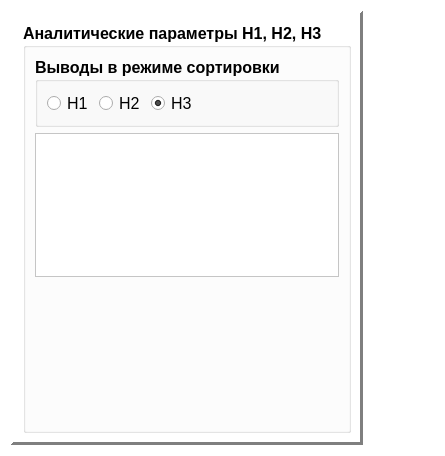
<?xml version="1.0" encoding="UTF-8"?>
<ui version="4.0">
 <class>SPRSettingsFormulaWidget</class>
 <widget class="QWidget" name="SPRSettingsFormulaWidget">
  <property name="geometry">
   <rect>
    <x>0</x>
    <y>0</y>
    <width>445</width>
    <height>456</height>
   </rect>
  </property>
  <property name="maximumSize">
   <size>
    <width>445</width>
    <height>16777215</height>
   </size>
  </property>
  <property name="palette">
   <palette>
    <active>
     <colorrole role="WindowText">
      <brush brushstyle="SolidPattern">
       <color alpha="255">
        <red>0</red>
        <green>0</green>
        <blue>0</blue>
       </color>
      </brush>
     </colorrole>
     <colorrole role="Button">
      <brush brushstyle="SolidPattern">
       <color alpha="255">
        <red>255</red>
        <green>255</green>
        <blue>255</blue>
       </color>
      </brush>
     </colorrole>
     <colorrole role="Light">
      <brush brushstyle="SolidPattern">
       <color alpha="255">
        <red>255</red>
        <green>255</green>
        <blue>255</blue>
       </color>
      </brush>
     </colorrole>
     <colorrole role="Midlight">
      <brush brushstyle="SolidPattern">
       <color alpha="255">
        <red>255</red>
        <green>255</green>
        <blue>255</blue>
       </color>
      </brush>
     </colorrole>
     <colorrole role="Dark">
      <brush brushstyle="SolidPattern">
       <color alpha="255">
        <red>127</red>
        <green>127</green>
        <blue>127</blue>
       </color>
      </brush>
     </colorrole>
     <colorrole role="Mid">
      <brush brushstyle="SolidPattern">
       <color alpha="255">
        <red>170</red>
        <green>170</green>
        <blue>170</blue>
       </color>
      </brush>
     </colorrole>
     <colorrole role="Text">
      <brush brushstyle="SolidPattern">
       <color alpha="255">
        <red>0</red>
        <green>0</green>
        <blue>0</blue>
       </color>
      </brush>
     </colorrole>
     <colorrole role="BrightText">
      <brush brushstyle="SolidPattern">
       <color alpha="255">
        <red>255</red>
        <green>255</green>
        <blue>255</blue>
       </color>
      </brush>
     </colorrole>
     <colorrole role="ButtonText">
      <brush brushstyle="SolidPattern">
       <color alpha="255">
        <red>0</red>
        <green>0</green>
        <blue>0</blue>
       </color>
      </brush>
     </colorrole>
     <colorrole role="Base">
      <brush brushstyle="SolidPattern">
       <color alpha="255">
        <red>255</red>
        <green>255</green>
        <blue>255</blue>
       </color>
      </brush>
     </colorrole>
     <colorrole role="Window">
      <brush brushstyle="SolidPattern">
       <color alpha="255">
        <red>255</red>
        <green>255</green>
        <blue>255</blue>
       </color>
      </brush>
     </colorrole>
     <colorrole role="Shadow">
      <brush brushstyle="SolidPattern">
       <color alpha="255">
        <red>0</red>
        <green>0</green>
        <blue>0</blue>
       </color>
      </brush>
     </colorrole>
     <colorrole role="AlternateBase">
      <brush brushstyle="SolidPattern">
       <color alpha="255">
        <red>255</red>
        <green>255</green>
        <blue>255</blue>
       </color>
      </brush>
     </colorrole>
     <colorrole role="ToolTipBase">
      <brush brushstyle="SolidPattern">
       <color alpha="255">
        <red>255</red>
        <green>255</green>
        <blue>220</blue>
       </color>
      </brush>
     </colorrole>
     <colorrole role="ToolTipText">
      <brush brushstyle="SolidPattern">
       <color alpha="255">
        <red>0</red>
        <green>0</green>
        <blue>0</blue>
       </color>
      </brush>
     </colorrole>
    </active>
    <inactive>
     <colorrole role="WindowText">
      <brush brushstyle="SolidPattern">
       <color alpha="255">
        <red>0</red>
        <green>0</green>
        <blue>0</blue>
       </color>
      </brush>
     </colorrole>
     <colorrole role="Button">
      <brush brushstyle="SolidPattern">
       <color alpha="255">
        <red>255</red>
        <green>255</green>
        <blue>255</blue>
       </color>
      </brush>
     </colorrole>
     <colorrole role="Light">
      <brush brushstyle="SolidPattern">
       <color alpha="255">
        <red>255</red>
        <green>255</green>
        <blue>255</blue>
       </color>
      </brush>
     </colorrole>
     <colorrole role="Midlight">
      <brush brushstyle="SolidPattern">
       <color alpha="255">
        <red>255</red>
        <green>255</green>
        <blue>255</blue>
       </color>
      </brush>
     </colorrole>
     <colorrole role="Dark">
      <brush brushstyle="SolidPattern">
       <color alpha="255">
        <red>127</red>
        <green>127</green>
        <blue>127</blue>
       </color>
      </brush>
     </colorrole>
     <colorrole role="Mid">
      <brush brushstyle="SolidPattern">
       <color alpha="255">
        <red>170</red>
        <green>170</green>
        <blue>170</blue>
       </color>
      </brush>
     </colorrole>
     <colorrole role="Text">
      <brush brushstyle="SolidPattern">
       <color alpha="255">
        <red>0</red>
        <green>0</green>
        <blue>0</blue>
       </color>
      </brush>
     </colorrole>
     <colorrole role="BrightText">
      <brush brushstyle="SolidPattern">
       <color alpha="255">
        <red>255</red>
        <green>255</green>
        <blue>255</blue>
       </color>
      </brush>
     </colorrole>
     <colorrole role="ButtonText">
      <brush brushstyle="SolidPattern">
       <color alpha="255">
        <red>0</red>
        <green>0</green>
        <blue>0</blue>
       </color>
      </brush>
     </colorrole>
     <colorrole role="Base">
      <brush brushstyle="SolidPattern">
       <color alpha="255">
        <red>255</red>
        <green>255</green>
        <blue>255</blue>
       </color>
      </brush>
     </colorrole>
     <colorrole role="Window">
      <brush brushstyle="SolidPattern">
       <color alpha="255">
        <red>255</red>
        <green>255</green>
        <blue>255</blue>
       </color>
      </brush>
     </colorrole>
     <colorrole role="Shadow">
      <brush brushstyle="SolidPattern">
       <color alpha="255">
        <red>0</red>
        <green>0</green>
        <blue>0</blue>
       </color>
      </brush>
     </colorrole>
     <colorrole role="AlternateBase">
      <brush brushstyle="SolidPattern">
       <color alpha="255">
        <red>255</red>
        <green>255</green>
        <blue>255</blue>
       </color>
      </brush>
     </colorrole>
     <colorrole role="ToolTipBase">
      <brush brushstyle="SolidPattern">
       <color alpha="255">
        <red>255</red>
        <green>255</green>
        <blue>220</blue>
       </color>
      </brush>
     </colorrole>
     <colorrole role="ToolTipText">
      <brush brushstyle="SolidPattern">
       <color alpha="255">
        <red>0</red>
        <green>0</green>
        <blue>0</blue>
       </color>
      </brush>
     </colorrole>
    </inactive>
    <disabled>
     <colorrole role="WindowText">
      <brush brushstyle="SolidPattern">
       <color alpha="255">
        <red>127</red>
        <green>127</green>
        <blue>127</blue>
       </color>
      </brush>
     </colorrole>
     <colorrole role="Button">
      <brush brushstyle="SolidPattern">
       <color alpha="255">
        <red>255</red>
        <green>255</green>
        <blue>255</blue>
       </color>
      </brush>
     </colorrole>
     <colorrole role="Light">
      <brush brushstyle="SolidPattern">
       <color alpha="255">
        <red>255</red>
        <green>255</green>
        <blue>255</blue>
       </color>
      </brush>
     </colorrole>
     <colorrole role="Midlight">
      <brush brushstyle="SolidPattern">
       <color alpha="255">
        <red>255</red>
        <green>255</green>
        <blue>255</blue>
       </color>
      </brush>
     </colorrole>
     <colorrole role="Dark">
      <brush brushstyle="SolidPattern">
       <color alpha="255">
        <red>127</red>
        <green>127</green>
        <blue>127</blue>
       </color>
      </brush>
     </colorrole>
     <colorrole role="Mid">
      <brush brushstyle="SolidPattern">
       <color alpha="255">
        <red>170</red>
        <green>170</green>
        <blue>170</blue>
       </color>
      </brush>
     </colorrole>
     <colorrole role="Text">
      <brush brushstyle="SolidPattern">
       <color alpha="255">
        <red>127</red>
        <green>127</green>
        <blue>127</blue>
       </color>
      </brush>
     </colorrole>
     <colorrole role="BrightText">
      <brush brushstyle="SolidPattern">
       <color alpha="255">
        <red>255</red>
        <green>255</green>
        <blue>255</blue>
       </color>
      </brush>
     </colorrole>
     <colorrole role="ButtonText">
      <brush brushstyle="SolidPattern">
       <color alpha="255">
        <red>127</red>
        <green>127</green>
        <blue>127</blue>
       </color>
      </brush>
     </colorrole>
     <colorrole role="Base">
      <brush brushstyle="SolidPattern">
       <color alpha="255">
        <red>255</red>
        <green>255</green>
        <blue>255</blue>
       </color>
      </brush>
     </colorrole>
     <colorrole role="Window">
      <brush brushstyle="SolidPattern">
       <color alpha="255">
        <red>255</red>
        <green>255</green>
        <blue>255</blue>
       </color>
      </brush>
     </colorrole>
     <colorrole role="Shadow">
      <brush brushstyle="SolidPattern">
       <color alpha="255">
        <red>0</red>
        <green>0</green>
        <blue>0</blue>
       </color>
      </brush>
     </colorrole>
     <colorrole role="AlternateBase">
      <brush brushstyle="SolidPattern">
       <color alpha="255">
        <red>255</red>
        <green>255</green>
        <blue>255</blue>
       </color>
      </brush>
     </colorrole>
     <colorrole role="ToolTipBase">
      <brush brushstyle="SolidPattern">
       <color alpha="255">
        <red>255</red>
        <green>255</green>
        <blue>220</blue>
       </color>
      </brush>
     </colorrole>
     <colorrole role="ToolTipText">
      <brush brushstyle="SolidPattern">
       <color alpha="255">
        <red>0</red>
        <green>0</green>
        <blue>0</blue>
       </color>
      </brush>
     </colorrole>
    </disabled>
   </palette>
  </property>
  <property name="windowTitle">
   <string>Form</string>
  </property>
  <layout class="QHBoxLayout" name="horizontalLayout_2">
   <item>
    <widget class="QFrame" name="frame">
     <property name="sizePolicy">
      <sizepolicy hsizetype="Minimum" vsizetype="Minimum">
       <horstretch>0</horstretch>
       <verstretch>0</verstretch>
      </sizepolicy>
     </property>
     <property name="frameShape">
      <enum>QFrame::Panel</enum>
     </property>
     <property name="frameShadow">
      <enum>QFrame::Raised</enum>
     </property>
     <property name="lineWidth">
      <number>3</number>
     </property>
     <layout class="QVBoxLayout" name="verticalLayout_2">
      <item>
       <widget class="QGroupBox" name="groupBox_2">
        <property name="font">
         <font>
          <family>Tahoma</family>
          <pointsize>12</pointsize>
          <weight>75</weight>
          <bold>true</bold>
         </font>
        </property>
        <property name="title">
         <string>Аналитические параметры H1, H2, H3</string>
        </property>
        <layout class="QVBoxLayout" name="verticalLayout_3">
         <item>
          <widget class="QGroupBox" name="groupBox">
           <property name="maximumSize">
            <size>
             <width>16777215</width>
             <height>70</height>
            </size>
           </property>
           <property name="font">
            <font>
             <family>Tahoma</family>
             <pointsize>12</pointsize>
             <weight>75</weight>
             <bold>true</bold>
            </font>
           </property>
           <property name="title">
            <string>Выводы в режиме сортировки</string>
           </property>
           <layout class="QHBoxLayout" name="horizontalLayout">
            <item>
             <widget class="QRadioButton" name="rbH1Resume">
              <property name="font">
               <font>
                <family>Tahoma</family>
                <pointsize>12</pointsize>
                <weight>50</weight>
                <bold>false</bold>
               </font>
              </property>
              <property name="text">
               <string>H1</string>
              </property>
              <property name="checked">
               <bool>false</bool>
              </property>
             </widget>
            </item>
            <item>
             <widget class="QRadioButton" name="rbH2Resume">
              <property name="font">
               <font>
                <weight>50</weight>
                <bold>false</bold>
               </font>
              </property>
              <property name="text">
               <string>H2</string>
              </property>
             </widget>
            </item>
            <item>
             <widget class="QRadioButton" name="rbH3Resume">
              <property name="font">
               <font>
                <weight>50</weight>
                <bold>false</bold>
               </font>
              </property>
              <property name="text">
               <string>H3</string>
              </property>
              <property name="checked">
               <bool>true</bool>
              </property>
             </widget>
            </item>
            <item>
             <spacer name="hS">
              <property name="orientation">
               <enum>Qt::Horizontal</enum>
              </property>
              <property name="sizeHint" stdset="0">
               <size>
                <width>40</width>
                <height>20</height>
               </size>
              </property>
             </spacer>
            </item>
           </layout>
          </widget>
         </item>
         <item>
          <widget class="QScrollArea" name="scrollArea">
           <property name="enabled">
            <bool>true</bool>
           </property>
           <property name="verticalScrollBarPolicy">
            <enum>Qt::ScrollBarAsNeeded</enum>
           </property>
           <property name="widgetResizable">
            <bool>true</bool>
           </property>
           <property name="alignment">
            <set>Qt::AlignLeading|Qt::AlignLeft|Qt::AlignTop</set>
           </property>
           <widget class="QWidget" name="scrollAreaWidgetContents">
            <property name="geometry">
             <rect>
              <x>0</x>
              <y>0</y>
              <width>318</width>
              <height>149</height>
             </rect>
            </property>
            <property name="sizePolicy">
             <sizepolicy hsizetype="Expanding" vsizetype="Expanding">
              <horstretch>0</horstretch>
              <verstretch>0</verstretch>
             </sizepolicy>
            </property>
            <layout class="QVBoxLayout" name="verticalLayout">
             <property name="leftMargin">
              <number>3</number>
             </property>
             <property name="topMargin">
              <number>3</number>
             </property>
             <property name="rightMargin">
              <number>3</number>
             </property>
             <property name="bottomMargin">
              <number>3</number>
             </property>
             <item>
              <widget class="SPRFormulaItemWidget" name="wFormula1" native="true"/>
             </item>
             <item>
              <widget class="SPRFormulaItemWidget" name="wFormula2" native="true"/>
             </item>
             <item>
              <widget class="SPRFormulaItemWidget" name="wFormula3" native="true"/>
             </item>
             <item>
              <spacer name="verticalSpacer">
               <property name="orientation">
                <enum>Qt::Vertical</enum>
               </property>
               <property name="sizeHint" stdset="0">
                <size>
                 <width>20</width>
                 <height>40</height>
                </size>
               </property>
              </spacer>
             </item>
            </layout>
           </widget>
          </widget>
         </item>
         <item>
          <spacer name="verticalSpacer_2">
           <property name="orientation">
            <enum>Qt::Vertical</enum>
           </property>
           <property name="sizeHint" stdset="0">
            <size>
             <width>20</width>
             <height>40</height>
            </size>
           </property>
          </spacer>
         </item>
        </layout>
       </widget>
      </item>
     </layout>
    </widget>
   </item>
   <item>
    <spacer name="horizontalSpacer">
     <property name="orientation">
      <enum>Qt::Horizontal</enum>
     </property>
     <property name="sizeHint" stdset="0">
      <size>
       <width>40</width>
       <height>20</height>
      </size>
     </property>
    </spacer>
   </item>
  </layout>
 </widget>
 <customwidgets>
  <customwidget>
   <class>SPRFormulaItemWidget</class>
   <extends>QWidget</extends>
   <header>sprformulaitemwidget.h</header>
   <container>1</container>
  </customwidget>
 </customwidgets>
 <resources/>
 <connections>
  <connection>
   <sender>rbH1Resume</sender>
   <signal>toggled(bool)</signal>
   <receiver>wFormula1</receiver>
   <slot>setVisible(bool)</slot>
   <hints>
    <hint type="sourcelabel">
     <x>41</x>
     <y>55</y>
    </hint>
    <hint type="destinationlabel">
     <x>182</x>
     <y>175</y>
    </hint>
   </hints>
  </connection>
  <connection>
   <sender>rbH1Resume</sender>
   <signal>toggled(bool)</signal>
   <receiver>wFormula2</receiver>
   <slot>setHidden(bool)</slot>
   <hints>
    <hint type="sourcelabel">
     <x>41</x>
     <y>55</y>
    </hint>
    <hint type="destinationlabel">
     <x>182</x>
     <y>356</y>
    </hint>
   </hints>
  </connection>
  <connection>
   <sender>rbH1Resume</sender>
   <signal>toggled(bool)</signal>
   <receiver>wFormula3</receiver>
   <slot>setHidden(bool)</slot>
   <hints>
    <hint type="sourcelabel">
     <x>41</x>
     <y>55</y>
    </hint>
    <hint type="destinationlabel">
     <x>182</x>
     <y>537</y>
    </hint>
   </hints>
  </connection>
  <connection>
   <sender>rbH2Resume</sender>
   <signal>toggled(bool)</signal>
   <receiver>wFormula1</receiver>
   <slot>setVisible(bool)</slot>
   <hints>
    <hint type="sourcelabel">
     <x>93</x>
     <y>55</y>
    </hint>
    <hint type="destinationlabel">
     <x>182</x>
     <y>175</y>
    </hint>
   </hints>
  </connection>
  <connection>
   <sender>rbH2Resume</sender>
   <signal>toggled(bool)</signal>
   <receiver>wFormula2</receiver>
   <slot>setVisible(bool)</slot>
   <hints>
    <hint type="sourcelabel">
     <x>93</x>
     <y>55</y>
    </hint>
    <hint type="destinationlabel">
     <x>182</x>
     <y>356</y>
    </hint>
   </hints>
  </connection>
  <connection>
   <sender>rbH2Resume</sender>
   <signal>toggled(bool)</signal>
   <receiver>wFormula3</receiver>
   <slot>setHidden(bool)</slot>
   <hints>
    <hint type="sourcelabel">
     <x>93</x>
     <y>55</y>
    </hint>
    <hint type="destinationlabel">
     <x>182</x>
     <y>537</y>
    </hint>
   </hints>
  </connection>
  <connection>
   <sender>rbH3Resume</sender>
   <signal>toggled(bool)</signal>
   <receiver>wFormula1</receiver>
   <slot>setVisible(bool)</slot>
   <hints>
    <hint type="sourcelabel">
     <x>145</x>
     <y>55</y>
    </hint>
    <hint type="destinationlabel">
     <x>182</x>
     <y>175</y>
    </hint>
   </hints>
  </connection>
  <connection>
   <sender>rbH3Resume</sender>
   <signal>toggled(bool)</signal>
   <receiver>wFormula2</receiver>
   <slot>setVisible(bool)</slot>
   <hints>
    <hint type="sourcelabel">
     <x>145</x>
     <y>55</y>
    </hint>
    <hint type="destinationlabel">
     <x>182</x>
     <y>356</y>
    </hint>
   </hints>
  </connection>
  <connection>
   <sender>rbH3Resume</sender>
   <signal>toggled(bool)</signal>
   <receiver>wFormula3</receiver>
   <slot>setVisible(bool)</slot>
   <hints>
    <hint type="sourcelabel">
     <x>145</x>
     <y>55</y>
    </hint>
    <hint type="destinationlabel">
     <x>182</x>
     <y>537</y>
    </hint>
   </hints>
  </connection>
 </connections>
</ui>
